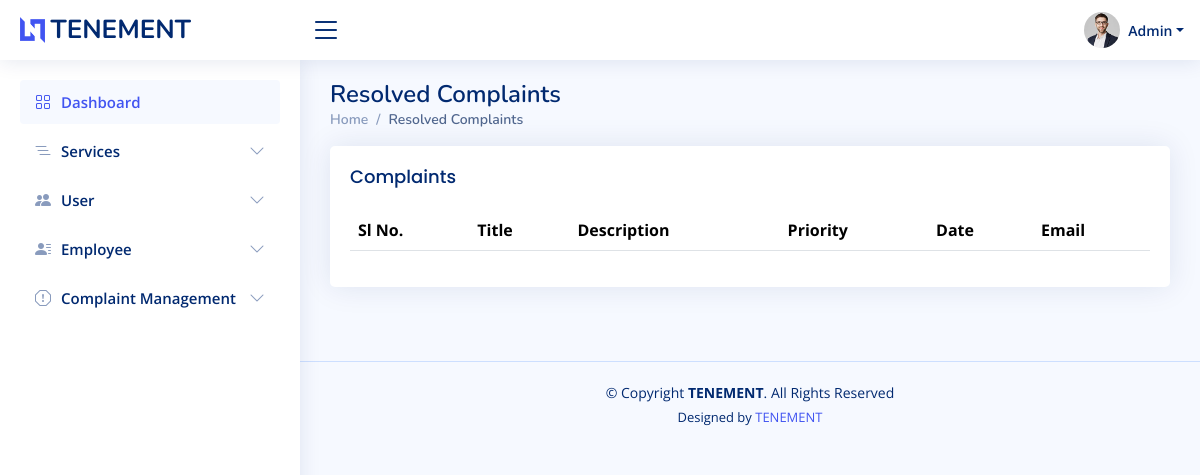
/admin/resolvedcomplaints.php, run on an earlier commit of the app's database.
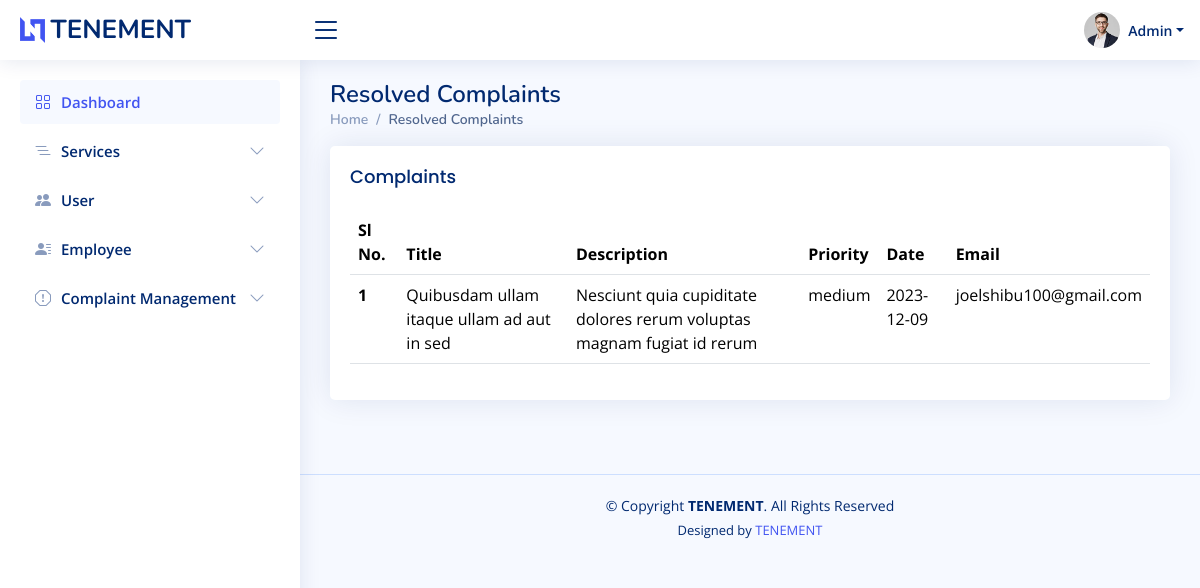
And on a later commit of the database.
### tables this page shows
CREATE TABLE `complaints` (
  `id` int(50) NOT NULL,
  `title` varchar(50) NOT NULL,
  `description` varchar(200) NOT NULL,
  `priority` varchar(50) NOT NULL,
  `date` varchar(50) NOT NULL,
  `email` varchar(50) NOT NULL,
  `reply` varchar(100) NOT NULL,
  `status` int(50) NOT NULL
);

### connect.php (called while the page is built, shortened)
<?php
$dbname="tenement";
$conn=mysqli_connect("localhost","root","",$dbname);
function select_data($sql)
{
  global $conn;
  $res = mysqli_query($conn, $sql);
  if ($res)
    return $res;
  else
    return False;
}
?>

### admin/resolvedcomplaints.php (the view, shortened to what this page needs)
<?php
include 'header.php';
?>
  <main id="main" class="main">
    <div class="pagetitle">
      <h1>Resolved Complaints</h1>
      <nav>
        <ol class="breadcrumb">
          <li class="breadcrumb-item"><a href="index.php">Home</a></li>
          <li class="breadcrumb-item active">Resolved Complaints</li>
        </ol>
      </nav>
    </div>
    <section class="section dashboard">
      <div class="row">
      <section class="section">
      <div class="row">
        <div class="col-lg-12">
        <div class="card">
          <div class="card-body">
            <h5 class="card-title">Complaints</h5>
              <table class="table datatable">
                <thead>
                  <tr>
                    <th scope="col">Sl No.</th>
                    <th scope="col">Title</th>
                    <th scope="col">Description</th>
                    <th scope="col">Priority</th>
                    <th scope="col">Date</th>
                    <th scope="col">Email</th>
                  </tr>
                </thead>
                <tbody>
                <?php
               $sql = "SELECT * FROM `complaints` WHERE  reply <>'0' AND status='0'";
                $data=select_data($sql);
                $n=1;
                while ($row = mysqli_fetch_assoc($data)) {
                  ?>
                  <tr>
                 <th scope='row'><?php echo $n++; ?></th>
                 <td><?php echo  $row['title'] ?></td>
                 <td> <?php echo $row['description'] ?></td>
                 <td><?php echo $row['priority'] ?></td>
                 <td><?php echo $row['date']?></td>
                 <td><?php echo $row['email']?></td>
                 </tr>
                  <?php
                  }
                  ?>
                </tbody>
              </table>
            </div>
          </div>
        </div>
      </div>
    </section>
  </main>

What changed in the data, as far as the page shows it:
added complaints: title "Quibusdam ullam itaque ullam ad aut in sed", description "Nesciunt quia cupiditate dolores rerum voluptas magnam fugiat id rerum", priority "medium", date "2023-12-09", email "joelshibu100@gmail.com"
